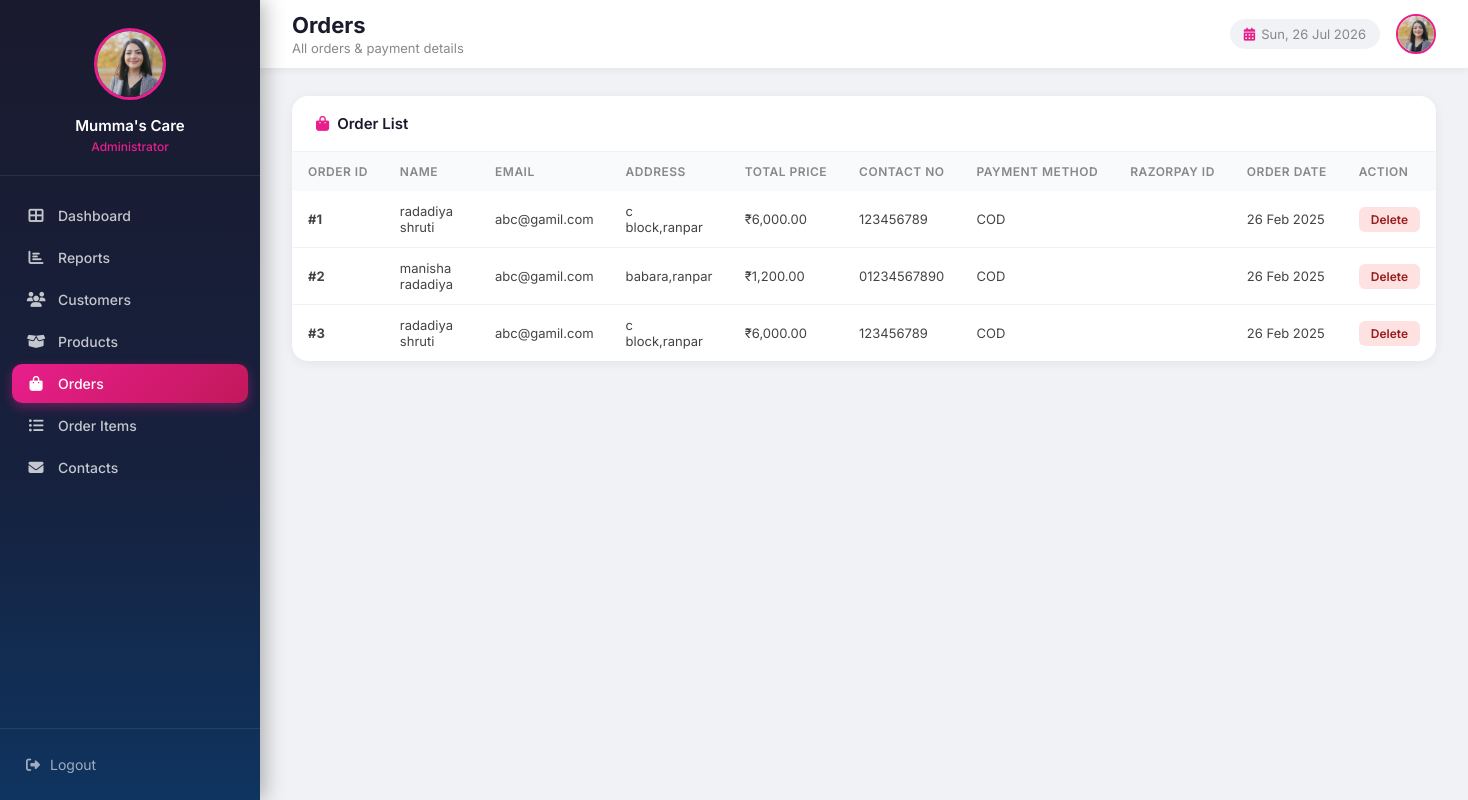
Screenshot of /admin/orders.php (signed in) with the database file from the repository.
### tables this page shows
CREATE TABLE `orders` (
  `id` int(11) NOT NULL,
  `customer_id` int(11) DEFAULT NULL,
  `name` varchar(255) DEFAULT NULL,
  `email` varchar(255) DEFAULT NULL,
  `address` text DEFAULT NULL,
  `contact_number` varchar(20) DEFAULT NULL,
  `total_price` decimal(10,2) DEFAULT NULL,
  `payment_method` varchar(50) DEFAULT NULL,
  `order_status` varchar(50) DEFAULT 'pending',
  `created_at` timestamp NOT NULL DEFAULT current_timestamp(),
  `razorpay_payment_id` varchar(255) DEFAULT NULL,
  `order_date` datetime DEFAULT current_timestamp(),
  `product_id` int(11) NOT NULL
);

### admin/orders.php (the view, shortened to what this page needs)
<?php
$conn = new mysqli("localhost", "root", "", "mumma's_care");
$orders_result = $conn->query("SELECT * FROM orders");
$admin_name = "Mumma's Care";
$admin_profile_image = "OIP (1).jpg";
?>
<!DOCTYPE html>
<html lang="en">
<head>
    <link href="https://cdnjs.cloudflare.com/ajax/libs/font-awesome/6.5.0/css/all.min.css" rel="stylesheet">
</head>
<body>
<div class="sidebar">
    <div class="sidebar-header">
        <img src="<?= htmlspecialchars($admin_profile_image) ?>" alt="Admin" class="sidebar-logo">
        <h3><?= htmlspecialchars($admin_name) ?></h3>
        <span>Administrator</span>
    </div>
    <nav>
        <a href="dashboard.php"><i class="fas fa-th-large"></i><span>Dashboard</span></a>
        <a href="report_generation.php"><i class="fas fa-chart-bar"></i><span>Reports</span></a>
        <a href="customer.php"><i class="fas fa-users"></i><span>Customers</span></a>
        <a href="product.php"><i class="fas fa-box-open"></i><span>Products</span></a>
        <a href="orders.php" class="active"><i class="fas fa-shopping-bag"></i><span>Orders</span></a>
        <a href="order_items.php"><i class="fas fa-list-ul"></i><span>Order Items</span></a>
        <a href="contacts.php"><i class="fas fa-envelope"></i><span>Contacts</span></a>
    </nav>
    <div class="sidebar-footer">
        <a href="logout.php"><i class="fas fa-sign-out-alt"></i><span>Logout</span></a>
    </div>
</div>
<div class="main-content">
    <div class="topbar">
        <div>
            <h1>Orders</h1>
            <p>All orders &amp; payment details</p>
        </div>
        <div class="topbar-right">
            <span class="topbar-date"><i class="fas fa-calendar-alt" style="margin-right:6px;color:#e91e8c;"></i><?= date('D, d M Y') ?></span>
            <img src="<?= htmlspecialchars($admin_profile_image) ?>" alt="Admin" class="topbar-avatar">
        </div>
    </div>
    <div class="page-body">
        <div class="panel">
            <div class="panel-header">
                <h3><i class="fas fa-shopping-bag" style="color:#e91e8c;margin-right:8px;"></i>Order List</h3>
            </div>
            <div class="table-wrap">
                <table class="data-table">
                    <thead>
                        <tr>
                            <th>Order ID</th>
                            <th>Name</th>
                            <th>Email</th>
                            <th>Address</th>
                            <th>Total Price</th>
                            <th>Contact No</th>
                            <th>Payment Method</th>
                            <th>Razorpay ID</th>
                            <th>Order Date</th>
                            <th>Action</th>
                        </tr>
                    </thead>
                    <tbody>
                        <?php if ($orders_result && $orders_result->num_rows > 0): ?>
                            <?php while ($row = $orders_result->fetch_assoc()): ?>
                            <tr>
                                <td><strong>#<?= htmlspecialchars($row['id']) ?></strong></td>
                                <td><?= htmlspecialchars($row['name']) ?></td>
                                <td><?= htmlspecialchars($row['email']) ?></td>
                                <td><?= htmlspecialchars($row['address']) ?></td>
                                <td>₹<?= number_format($row['total_price'], 2) ?></td>
                                <td><?= htmlspecialchars($row['contact_number']) ?></td>
                                <td><?= htmlspecialchars($row['payment_method']) ?></td>
                                <td><?= htmlspecialchars($row['razorpay_payment_id']) ?></td>
                                <td><?= date('d M Y', strtotime($row['order_date'])) ?></td>
                                <td>
                                    <a href="delete-orders.php?id=<?= $row['id'] ?>" onclick="return confirm('Delete this order?')" class="btn-delete">Delete</a>
                                </td>
                            </tr>
                            <?php endwhile; ?>
                        <?php else: ?>
                            <tr><td colspan="10" style="text-align:center;padding:30px;color:#aaa;">No orders found.</td></tr>
                        <?php endif; ?>
                    </tbody>
                </table>
            </div>
        </div>
    </div>
</div>
</body>
</html>

### admin/orders.php (style rules this page uses)
* { margin:0; padding:0; box-sizing:border-box; }
body { font-family:'Inter',sans-serif; background:#f0f2f5; display:flex; min-height:100vh; color:#333; }
.sidebar { width:260px; background:linear-gradient(180deg,#1a1a2e 0%,#16213e 60%,#0f3460 100%); color:#fff; display:flex; flex-direction:column; position:fixed; top:0; left:0; height:100vh; z-index:100; box-shadow:4px 0 20px rgba(0,0,0,0.3); }
.sidebar-header { padding:28px 20px 20px; border-bottom:1px solid rgba(255,255,255,0.08); text-align:center; }
.sidebar-logo { width:72px; height:72px; border-radius:50%; object-fit:cover; border:3px solid #e91e8c; margin-bottom:12px; }
.sidebar-header h3 { font-size:15px; font-weight:600; color:#fff; }
.sidebar-header span { font-size:12px; color:#e91e8c; font-weight:500; }
.sidebar nav { flex:1; padding:20px 12px; overflow-y:auto; }
.sidebar nav a { display:flex; align-items:center; gap:12px; padding:11px 14px; color:rgba(255,255,255,0.75); text-decoration:none; border-radius:10px; margin-bottom:3px; font-size:14px; font-weight:500; transition:all 0.2s; }
.sidebar nav a i { width:20px; text-align:center; font-size:15px; }
.sidebar nav a.active { background:linear-gradient(135deg,#e91e8c,#c2185b); color:#fff; box-shadow:0 4px 12px rgba(233,30,140,0.4); }
.sidebar-footer { padding:16px 12px; border-top:1px solid rgba(255,255,255,0.08); }
.sidebar-footer a { display:flex; align-items:center; gap:10px; padding:11px 14px; color:rgba(255,255,255,0.6); text-decoration:none; border-radius:10px; font-size:14px; transition:all 0.2s; }
.main-content { margin-left:260px; flex:1; display:flex; flex-direction:column; }
.topbar { background:#fff; padding:0 32px; height:68px; display:flex; align-items:center; justify-content:space-between; box-shadow:0 2px 8px rgba(0,0,0,0.06); position:sticky; top:0; z-index:90; }
.topbar h1 { font-size:22px; font-weight:700; color:#1a1a2e; }
.topbar p { font-size:13px; color:#888; margin-top:2px; }
.topbar-right { display:flex; align-items:center; gap:16px; }
.topbar-date { font-size:13px; color:#888; background:#f0f2f5; padding:7px 14px; border-radius:20px; }
.topbar-avatar { width:40px; height:40px; border-radius:50%; object-fit:cover; border:2px solid #e91e8c; }
.page-body { padding:28px 32px; }
.panel { background:#fff; border-radius:16px; box-shadow:0 2px 12px rgba(0,0,0,0.06); overflow:hidden; }
.panel-header { padding:18px 24px; border-bottom:1px solid #f0f2f5; }
.panel-header h3 { font-size:15px; font-weight:600; color:#1a1a2e; }
.table-wrap { overflow-x:auto; }
.data-table { width:100%; border-collapse:collapse; min-width:900px; }
.data-table th { background:#f8fafc; padding:12px 16px; font-size:12px; font-weight:600; color:#888; text-transform:uppercase; letter-spacing:0.5px; text-align:left; white-space:nowrap; }
.data-table td { padding:12px 16px; font-size:13px; border-bottom:1px solid #f0f2f5; color:#444; }
.data-table tr:last-child td { border-bottom:none; }
.btn-delete { background:#fee2e2; color:#991b1b; padding:5px 12px; border-radius:6px; text-decoration:none; font-size:12px; font-weight:600; }

### rows the page displays
orders: id "1", name "radadiya shruti", email "abc@gamil.com", address "c block,ranpar", total_price "6,000.00", contact_number "123456789", payment_method "COD", order_date "26 Feb 2025"
orders: id "2", name "manisha radadiya", email "abc@gamil.com", address "babara,ranpar", total_price "1,200.00", contact_number "01234567890", payment_method "COD", order_date "26 Feb 2025"
orders: id "3", name "radadiya shruti", email "abc@gamil.com", address "c block,ranpar", total_price "6,000.00", contact_number "123456789", payment_method "COD", order_date "26 Feb 2025"

### other values shown
$admin_name "Mumma's Care"
